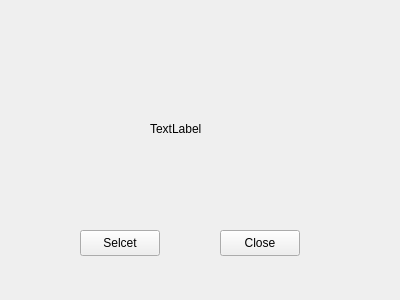
<?xml version="1.0" encoding="UTF-8"?>
<ui version="4.0">
 <class>Widget</class>
 <widget class="QWidget" name="Widget">
  <property name="geometry">
   <rect>
    <x>0</x>
    <y>0</y>
    <width>400</width>
    <height>300</height>
   </rect>
  </property>
  <property name="windowTitle">
   <string>Widget</string>
  </property>
  <widget class="QPushButton" name="pushButton">
   <property name="geometry">
    <rect>
     <x>220</x>
     <y>230</y>
     <width>80</width>
     <height>26</height>
    </rect>
   </property>
   <property name="text">
    <string>Close</string>
   </property>
  </widget>
  <widget class="QPushButton" name="pushButton_2">
   <property name="geometry">
    <rect>
     <x>80</x>
     <y>230</y>
     <width>80</width>
     <height>26</height>
    </rect>
   </property>
   <property name="text">
    <string>Selcet</string>
   </property>
  </widget>
  <widget class="QLabel" name="label">
   <property name="geometry">
    <rect>
     <x>150</x>
     <y>120</y>
     <width>54</width>
     <height>18</height>
    </rect>
   </property>
   <property name="text">
    <string>TextLabel</string>
   </property>
  </widget>
 </widget>
 <layoutdefault spacing="6" margin="11"/>
 <resources/>
 <connections/>
</ui>
